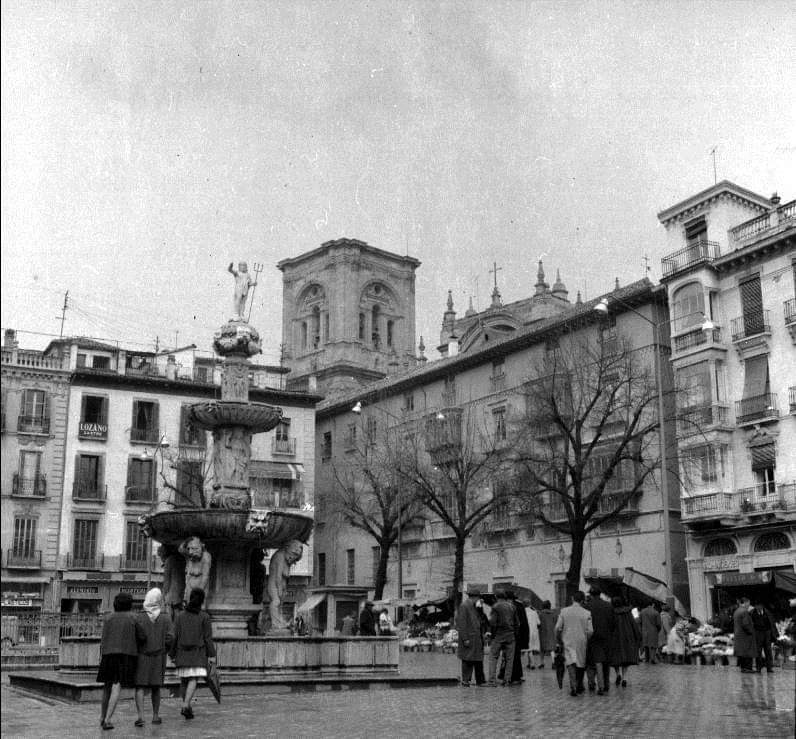
%> input picture PastPresentPicturesMerge/picturesandxy/bibrambla_antigua1.jpg, 796 x 739 px
$ octave bibramblascript.m   (GNU Octave 9; MATLAB toolbox functions it lacks are replaced by stand-ins)
%> lines starting %> are read from the running program, lines starting %| are printed output that depends on the picture
%Script PFINAL Prueba 1

%% Lectura de imágenes
img1='picturesandxy/bibrambla_antigua1.jpg';
img2='picturesandxy/bibrambla_nueva1.jpg';

figure
imagen1=im2double(imread(img1));
%> imagen1: size 739x796x3 double; min 0, max 1, mean 0.579
imshow(imagen1);
figure
imagen2=im2double(imread(img2));
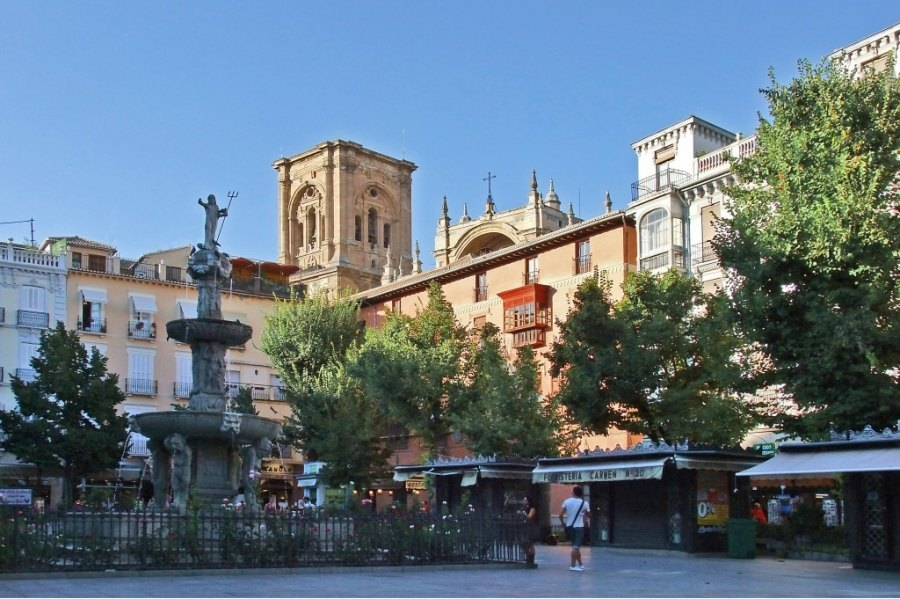
%> input picture PastPresentPicturesMerge/picturesandxy/bibrambla_nueva1.jpg, 900 x 599 px
imshow(imagen2);

%% Pre Transformaciones

%Las imágenes RGB se leen como y, x, valorescolores;
imagen2=imagen2(75:599,1:798,1:3);%borde vertical
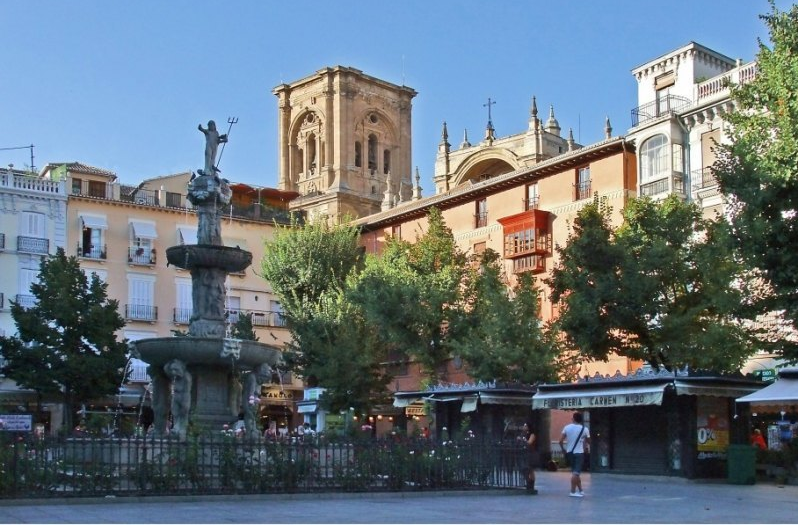
%> imagen2: size 525x798x3 double; mean R, G, B 0.398, 0.451, 0.486
imagen2=imagen2(:,1:760,1:3);%borde horizontal
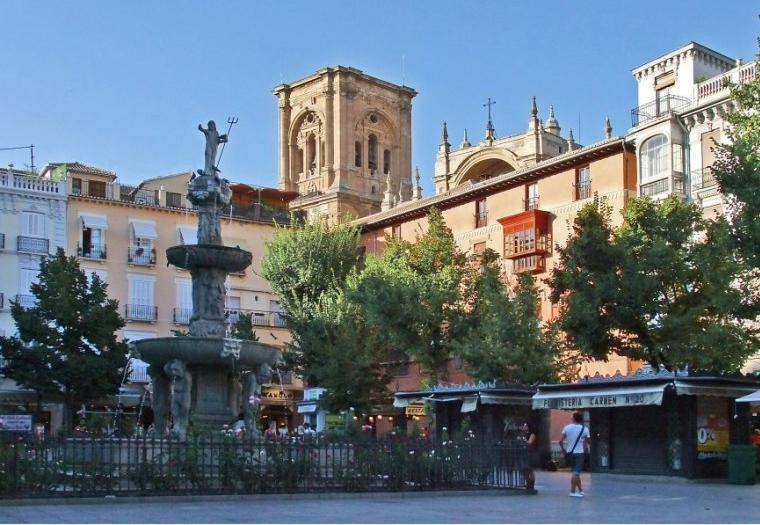
%> imagen2: size 525x760x3 double; mean R, G, B 0.401, 0.454, 0.493
imshow(imagen2);

%% Resize
figure
imagen11=imresize(imagen1, [400, 600]);
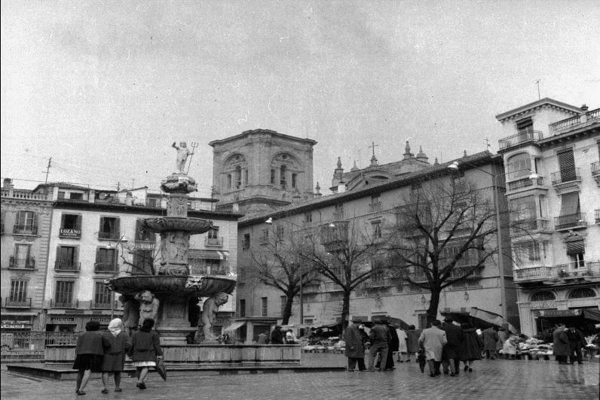
%> imagen11: size 400x600x3 double; min -0.0131, max 1.03, mean 0.579; drawn with min black and max white
imshow(imagen11)
figure
imagen22=imresize(imagen2, [400, 600]);
imshow(imagen22)

%% Indicación de los puntos de correspondencia con archivos xy
%Puntos de correspondencia

if exist([img1,'.xy'], 'file')
    puntos1 = dlmread([img1,'.xy']);
    puntos2 = dlmread([img2,'.xy']);
    %Suponemos que existen los dos si existe uno de ellos
else
%> (the run ends here)
